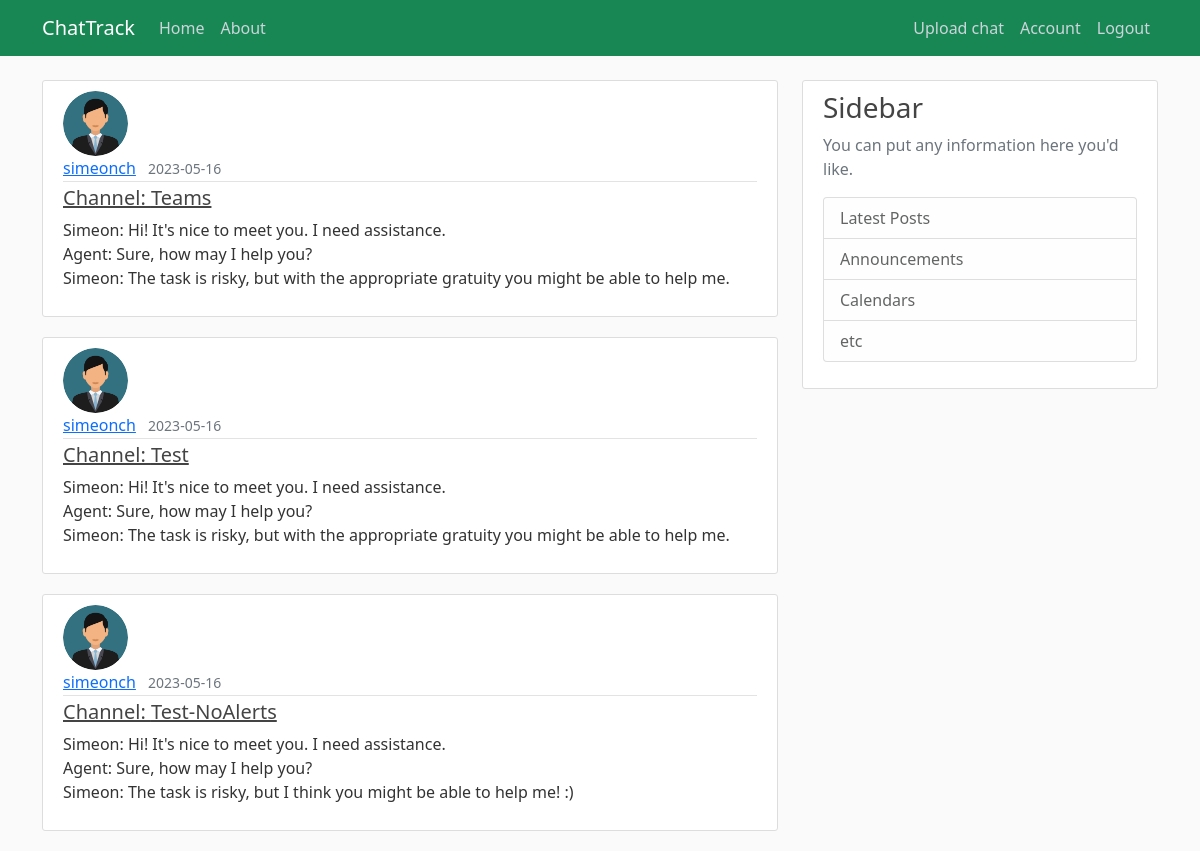
The page /home (signed in) on the database as committed earlier.
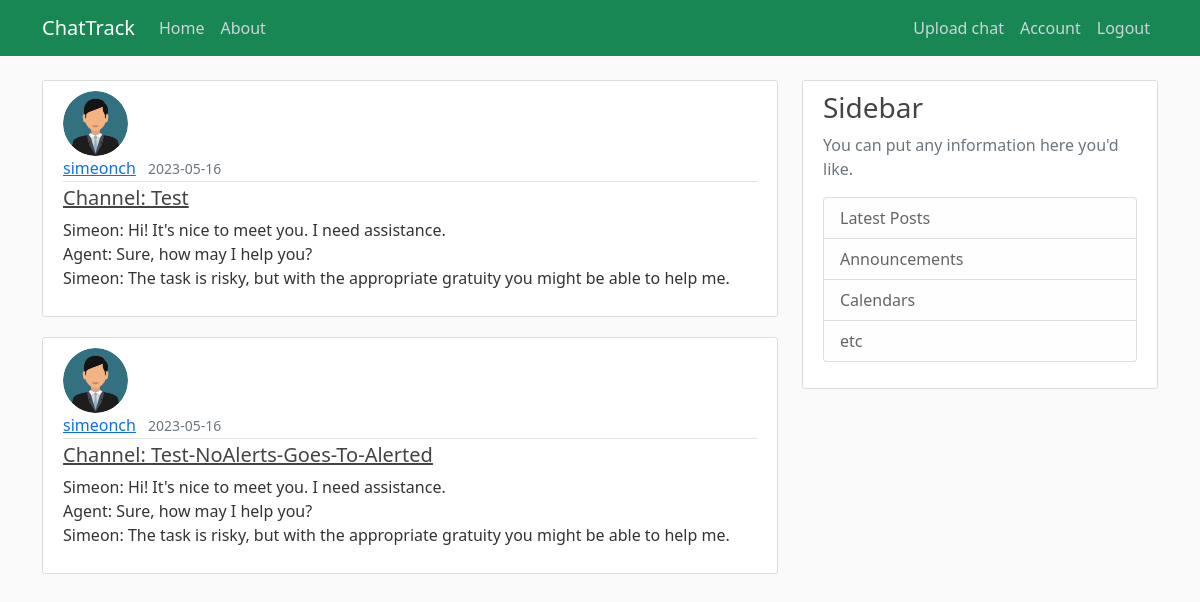
The same page on the database as committed later.
### chattrack/models.py (models this page shows, shortened)
class Chat(db.Model):
    id = db.Column(db.Integer, primary_key=True)
    has_alerts = db.Column(db.Boolean, nullable=False, default=False)
    date_uploaded = db.Column(db.DateTime, nullable=False, default=datetime.utcnow)
    channel = db.Column(db.String(30), nullable=False)
    content = db.Column(db.Text, nullable=False)
    user_id = db.Column(db.Integer, db.ForeignKey('user.id'), nullable=False)

class User(db.Model, UserMixin):
    id = db.Column(db.Integer, primary_key=True)
    username = db.Column(db.String(20), unique=True, nullable=False)
    email = db.Column(db.String(50), unique=True, nullable=False)
    profile_pic = db.Column(db.String(20), nullable=False, default='default.jpg')
    password = db.Column(db.String(60), nullable=False)
    chats = db.relationship('Chat', backref='owner', lazy=True)

### chattrack/routes.py (the view)
@app.route("/")
@app.route("/home")
def home():
    queried_chats = Chat.query.all()
    return render_template('home.html', title="Home", chats=queried_chats)

### chattrack/models.py (called while the page is built)
@login_manager.user_loader # get an id to keep session of the user
def load_user(user_id):
    return User.query.get(int(user_id))

### chattrack/templates/home.html
{% extends "init_template.html" %}
{% block content %}
  {% if current_user.is_authenticated %}
      {% for chat in chats %}
        <article class="media content-section">
            <img class="rounded-circle article-img" src="{{ url_for('static', filename='profile_pictures/' + chat.owner.profile_pic) }}">
            <div class="media-body">
              <div class="article-metadata">
                <a class="me-2" href="#">{{ chat.owner.username }}</a>
                <small class="text-muted">{{ chat.date_uploaded.strftime('%Y-%m-%d') }}</small>
              </div>
              <h5><a class="article-title" href="{{ url_for('chat', chat_id=chat.id)}}">Channel: {{ chat.channel }}</a></h5>
              <p class="article-content">{{ chat.content }}</p>
            </div>
          </article>
      {% endfor %}
  {% else %}
    <div class="alert alert-primary" role="alert">
      <div class="panel-heading">Please log in!</div>
    </div>
  {% endif %}
{% endblock content %}

### chattrack/templates/init_template.html (shortened to what this page needs)
<!DOCTYPE html>
<html>
    <head>
        <link href="https://cdn.jsdelivr.net/npm/bootstrap@5.0.2/dist/css/bootstrap.min.css" rel="stylesheet">
        <link rel="stylesheet" type="text/css" href="{{ url_for('static', filename='main.css') }}">
    </head>
    <body>
        <header class="site-header">
            <nav class="navbar navbar-expand-lg navbar-dark bg-success fixed-top">
              <div class="container">
                <a class="navbar-brand mr-4" href="/">ChatTrack</a>
                <div class="collapse navbar-collapse" id="navbarToggle">
                  <div class="navbar-nav me-auto">
                    <a class="nav-item nav-link" href="{{ url_for('home') }}">Home</a>
                    <a class="nav-item nav-link" href="{{ url_for('about') }}">About</a>
                  </div>
                  <div class="navbar-nav">
                    {% if current_user.is_authenticated %}
                    <a class="nav-item nav-link" href="{{ url_for('upload_chat') }}">Upload chat</a>
                    <a class="nav-item nav-link" href="{{ url_for('account') }}">Account</a>
                    <a class="nav-item nav-link" href="{{ url_for('logout') }}">Logout</a>
                    {% else %}
                      <a class="nav-item nav-link" href="{{ url_for('login') }}">Login</a>
                      <a class="nav-item nav-link" href="{{ url_for('register') }}">Register</a>
                    {% endif %}
                  </div>
                </div>
              </div>
            </nav>
          </header>
          <main role="main" class="container">
            <div class="row">
                <div class="col-md-8">
                  {% block content %}{% endblock %}
                </div>
              <div class="col-md-4">
                <div class="content-section">
                  <h3>Sidebar</h3>
                  <p class='text-muted'>You can put any information here you'd like.
                    <ul class="list-group">
                      <li class="list-group-item list-group-item-light">Latest Posts</li>
                      <li class="list-group-item list-group-item-light">Announcements</li>
                      <li class="list-group-item list-group-item-light">Calendars</li>
                      <li class="list-group-item list-group-item-light">etc</li>
                    </ul>
                  </p>
                </div>
              </div>
            </div>
          </main>
    </body>
</html>

### chattrack/static/main.css (style rules this page uses)
body { background: #fafafa; color: #333333; margin-top: 5rem; }
h1, h2, h3, h4, h5, h6 { color: #444444; }
.site-header .navbar-nav .nav-link { color: #cbd5db; }
.content-section { background: #ffffff; padding: 10px 20px; border: 1px solid #dddddd; border-radius: 3px; margin-bottom: 20px; }
.article-title { color: #444444; }
.article-content { white-space: pre-line; }
.article-img { height: 65px; width: 65px; margin-right: 16px; }
.article-metadata { padding-bottom: 1px; margin-bottom: 4px; border-bottom: 1px solid #e3e3e3 }

Rows that differ between the two databases and show on the page:
removed Chat: profile_pic (placeholder picture), owner.username "simeonch", date_uploaded "2023-05-16", channel "Teams", content "Simeon: Hi! It's nice to meet you. I need assistance. Agent: Sure, how may I help you? Simeon: The task is risky, but with the appropriate gratuity you might be able to help me."
changed Chat: channel "Test-NoAlerts" → "Test-NoAlerts-Goes-To-Alerted"; content "Simeon: Hi! It's nice to meet you. I need assistance. Agent: Sure, how may I help you? Simeon: The task is risky, but I think you might be able to help me! :)" → "…task is risky, but with the appropriate gratuity you might be able to help me."
